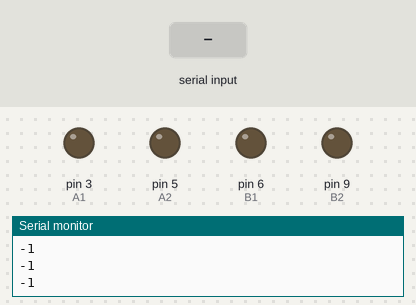
A sketch run on a simulated Arduino Uno, built with avr-gcc and run on an emulated ATmega328P. Parts: output pins drawn as LEDs (lit = HIGH), the last lines printed to the serial monitor. The inputs (shaded band) are chosen by the test bench.

Above: at 1.8 s.
1.9 s: "1" received over the second serial link
At 3.1 s:
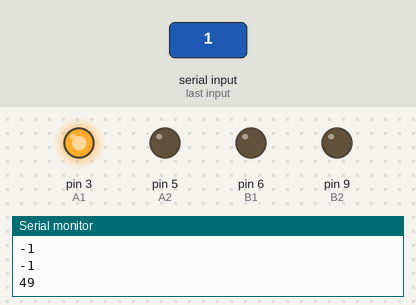
3.5 s: "2" received over the second serial link
At 5.9 s:
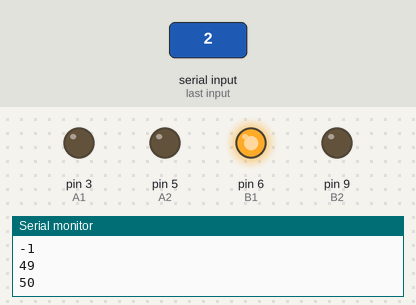
6.5 s: "3" received over the second serial link
At 9.4 s:
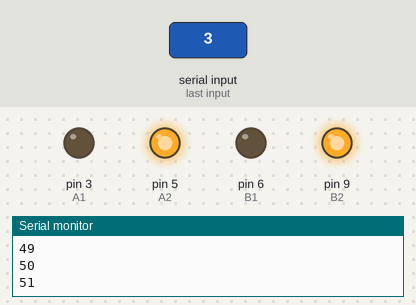
9.5 s: "0" received over the second serial link
12.5 s: "4" received over the second serial link
Timing chart, 0 to 15.5 s (numbered marks = the images above; inputs shaded):
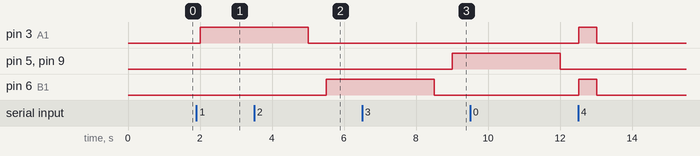

The sketch:

ControlMotorByWifi.ino
```cpp
#include <SoftwareSerial.h>
SoftwareSerial mySerial (7, 8);

#define A1 3
#define A2 5
#define B1 6
#define B2 9
int speed = 255;

void setup() {
  // put your setup code here, to run once:
  pinMode(A1, OUTPUT);
  pinMode(B1, OUTPUT);
  pinMode(A2, OUTPUT);
  pinMode(B2, OUTPUT);
  Serial.begin(9600);
  mySerial.begin(9600);
}

void loop() {
  // put your main code here, to run repeatedly:
  int input = mySerial.read();
  Serial.println(input);
  if(input == 49)
  {
    analogWrite(A1, speed);
    analogWrite(B1, 0);
    analogWrite(A2, 0);
    analogWrite(B2, 0);
    delay(3000);
    analogWrite(A1, 0);
    analogWrite(B1, 0);
    analogWrite(A2, 0);
    analogWrite(B2, 0);
    mySerial.println("0");
  }else if(input == 50)
  {
    analogWrite(A1, 0);
    analogWrite(B1, speed);
    analogWrite(A2, 0);
    analogWrite(B2, 0);
    delay(3000);
    analogWrite(A1, 0);
    analogWrite(B1, 0);
    analogWrite(A2, 0);
    analogWrite(B2, 0);
    mySerial.println("0");
  }else if(input == 51)
  {
    analogWrite(A1, 0);
    analogWrite(B1, 0);
    analogWrite(A2, speed);
    analogWrite(B2, speed);
    delay(3000);
    analogWrite(A1, 0);
    analogWrite(B1, 0);
    analogWrite(A2, 0);
    analogWrite(B2, 0);
    mySerial.println(-speed);
  }else if(input == 52)
  {
    analogWrite(A1, 0);
    analogWrite(B1, 0);
    analogWrite(A2, 0);
    analogWrite(B2, 0);
    mySerial.println("0");
  }else if(input == 48)
  {
    analogWrite(A1, speed);
    analogWrite(B1, speed);
    analogWrite(A2, 0);
    analogWrite(B2, 0);
    mySerial.println(speed);
  }
  delay(500);
}
```

Measured:
- after the input at 1.9 s, pin 3 (A1): LOW → HIGH after 0.10 s
- after the input at 3.5 s, pin 6 (B1): LOW → HIGH after 2.0 s
- after the input at 6.5 s, pin 5 (A2), pin 9 (B2): LOW → HIGH after 2.5 s
